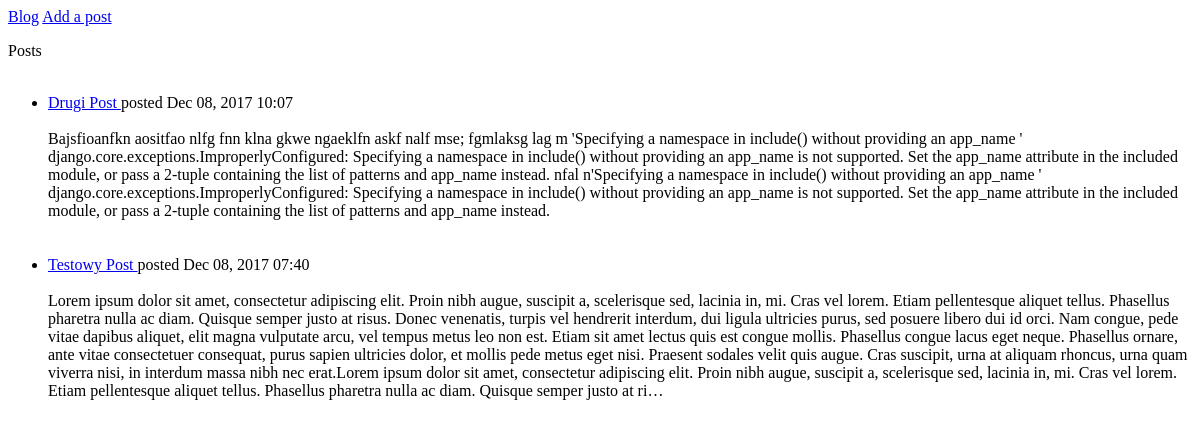
The app's page /, older data.
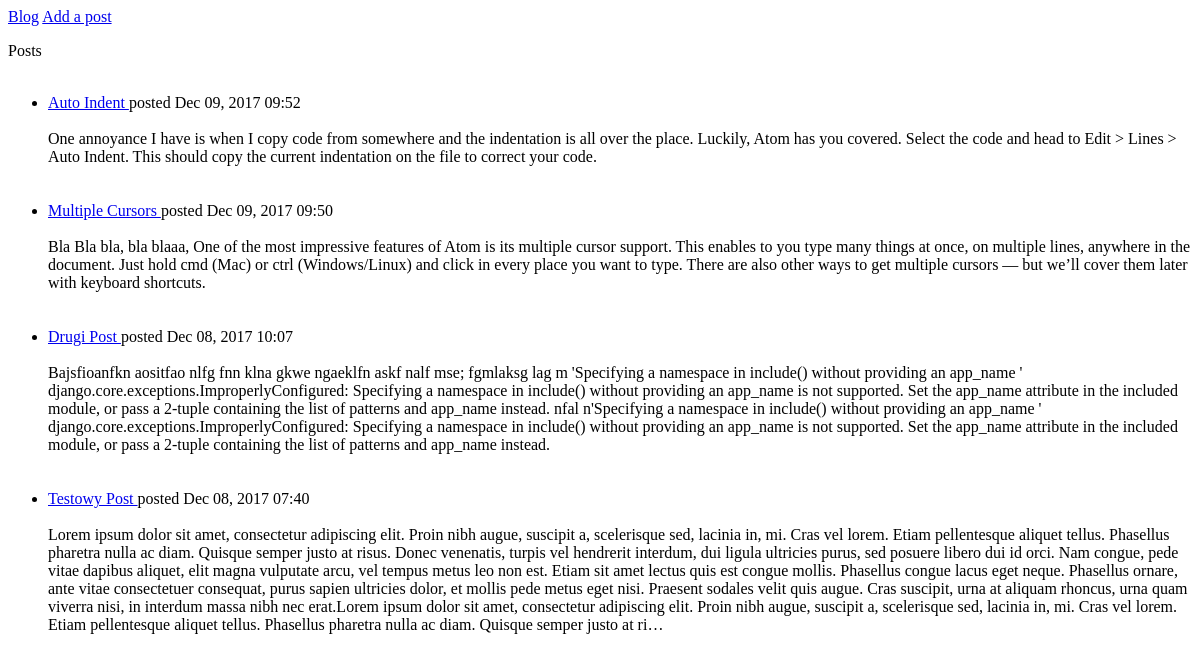
The same page, newer data.
### blogs/models.py (models this page shows, shortened)
class BlogPost(models.Model):
    title = models.CharField(max_length=50)
    text = models.TextField()
    date_added = models.DateTimeField(auto_now_add=True)

### blogs/views.py (the view)
# urls.py: url(r'^$', views.index, name='index'),
def index(request):
    posts = BlogPost.objects.all()
    posts = posts.order_by('-date_added')
    context = {'posts' : posts}
    return render(request, 'blogs/index.html', context)

### blogs/templates/blogs/index.html
{% extends "blogs/base.html" %}
{% block content %}
  <p>Posts</p>
  <ul>
    {% for post in posts %}
      <br>
      <li><a href="{% url 'blogs:post' post.id %}"> {{ post.title }} </a> posted {{ post.date_added|date:'M d, Y H:i' }} </li>
      <br>
      {{ post.text|truncatechars:1000 }}
      <br>
      <br>
    {% empty %}
      <li>No posts ;( </li>
    {% endfor %}
  </ul>
{% endblock content %}

### blogs/templates/blogs/base.html
<nav>
  <a href="{% url 'blogs:index' %}">Blog</a>
  <a href="{% url 'blogs:new_post' %}">Add a post</a>
</nav>
{% block content %}{% endblock content %}

Row changes from the older to the newer data that the page shows:
added BlogPost: title "Auto Indent", date_added "Dec 09, 2017 09:52", text "One annoyance I have is when I copy code from somewhere and the indentation is all over the place. Luckily, Atom has you covered. Select the code and head to Edit > Lines > Auto Indent. This should copy the current indentation on the file to correct your code."
added BlogPost: title "Multiple Cursors", date_added "Dec 09, 2017 09:50", text "Bla Bla bla, bla blaaa, One of the most impressive features of Atom is its multiple cursor support. This enables to you type many things at once, on multiple lines, anywhere in the document. Just hold cmd (Mac) or ctrl (Windows/Linux) and click in every place you want to type. There are also other ways to get multiple cursors — but we’ll cover them later with keyboard shortcuts."
